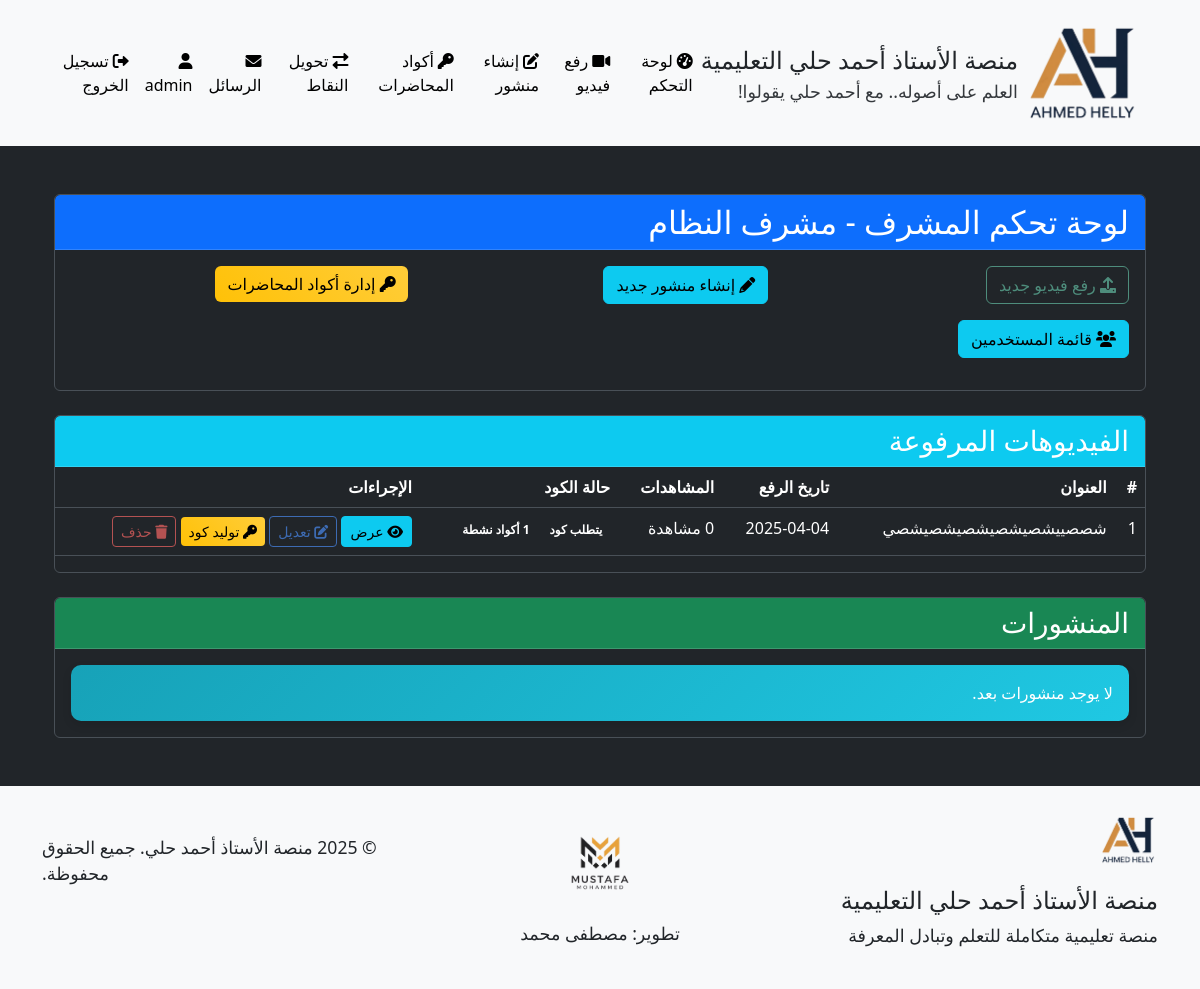
The page /admin/dashboard (signed in) on the database its author committed.
### models.py (models this page shows, shortened)
class User(UserMixin, db.Model):
    __tablename__ = 'users'
    id = db.Column(db.Integer, primary_key=True)
    username = db.Column(db.String(64), unique=True, nullable=False)
    full_name = db.Column(db.String(100), nullable=True)  # الاسم الثلاثي
    email = db.Column(db.String(100), nullable=True)  # البريد الإلكتروني للاستعادة
    phone = db.Column(db.String(20), nullable=True)   # رقم الهاتف للاستعادة
    password_hash = db.Column(db.String(256), nullable=False)
    role = db.Column(db.String(20), nullable=False)  # 'admin' or 'student'
    points = db.Column(db.Integer, default=0)  # نقاط المحفظة
    reset_token = db.Column(db.String(100), nullable=True)  # رمز استعادة كلمة المرور
    reset_token_expiry = db.Column(db.DateTime, nullable=True)  # تاريخ انتهاء صلاحية الرمز
    videos = db.relationship('Video', backref='uploader', lazy='dynamic')
    comments = db.relationship('Comment', backref='author', lazy='dynamic')
    posts = db.relationship('Post', backref='author', lazy='dynamic')
    video_views = db.relationship('VideoView', backref='viewer', lazy='dynamic')
    def is_admin(self):
        return self.role == 'admin'

class Video(db.Model):
    __tablename__ = 'videos'
    id = db.Column(db.Integer, primary_key=True)
    title = db.Column(db.String(100), nullable=False)
    url = db.Column(db.String(200), nullable=True)  # يمكن أن يكون فارغًا في حالة رفع ملف
    file_path = db.Column(db.String(200), nullable=True)  # مسار الملف المرفوع
    description = db.Column(db.Text)
    uploaded_by = db.Column(db.Integer, db.ForeignKey('users.id'), nullable=False)
    created_at = db.Column(db.DateTime, default=datetime.utcnow)
    requires_code = db.Column(db.Boolean, default=True)  # هل تتطلب المحاضرة كود للوصول
    points_cost = db.Column(db.Integer, default=0)  # تكلفة الفيديو بالنقاط
    comments = db.relationship('Comment', backref='video', lazy='dynamic', cascade='all, delete-orphan')

### routes.py (the view)
@admin_bp.route('/dashboard')
@login_required
def dashboard():
    if not current_user.is_admin():
        abort(403)
    videos = Video.query.order_by(Video.created_at.desc()).all()
    posts = Post.query.order_by(Post.created_at.desc()).all()
    video_stats = {}
    for video in videos:
        views = VideoView.query.filter_by(video_id=video.id).all()
        viewers = User.query.join(VideoView, User.id == VideoView.user_id).filter(VideoView.video_id == video.id).all()
        active_codes = LectureCode.query.filter_by(video_id=video.id, is_active=True).all()
        video_stats[video.id] = {
            'views_count': len(views),
            'viewers': viewers,
            'active_codes': active_codes
        }
    return render_template('admin/dashboard.html', videos=videos, posts=posts, video_stats=video_stats)

### templates/admin/dashboard.html (shortened to what this page needs)
{% extends 'base.html' %}
{% block content %}
<div class="container mt-5 text-right">
    <div class="row">
        <div class="col-md-12">
            <div class="card mb-4">
                <div class="card-header bg-primary text-white">
                    <h2 class="mb-0">لوحة تحكم المشرف - {{ current_user.full_name }}</h2>
                </div>
                <div class="card-body">
                    <div class="row">
                        <div class="col-md-4 mb-3">
                            <a href="{{ url_for('admin.upload_video') }}" class="btn btn-success btn-block">
                                <i class="fa fa-upload"></i> رفع فيديو جديد
                            </a>
                        </div>
                        <div class="col-md-4 mb-3">
                            <a href="{{ url_for('admin.create_post') }}" class="btn btn-info btn-block">
                                <i class="fa fa-pencil"></i> إنشاء منشور جديد
                            </a>
                        </div>
                        <div class="col-md-4 mb-3">
                            <a href="{{ url_for('admin.lecture_codes') }}" class="btn btn-warning btn-block">
                                <i class="fa fa-key"></i> إدارة أكواد المحاضرات
                            </a>
                        </div>
                        <div class="col-md-4 mb-3">
                            <a href="{{ url_for('admin.users_list') }}" class="btn btn-info btn-block">
                                <i class="fas fa-users"></i> قائمة المستخدمين
                            </a>
                        </div>
                    </div>
                </div>
            </div>
            <div class="card mb-4">
                <div class="card-header bg-info text-white">
                    <h3 class="mb-0">الفيديوهات المرفوعة</h3>
                </div>
                <div class="card-body p-0">
                    {% if videos %}
                    <div class="table-responsive">
                        <table class="table table-hover">
                            <thead class="thead-light">
                                <tr>
                                    <th>#</th>
                                    <th>العنوان</th>
                                    <th>تاريخ الرفع</th>
                                    <th>المشاهدات</th>
                                    <th>حالة الكود</th>
                                    <th>الإجراءات</th>
                                </tr>
                            </thead>
                            <tbody>
                                {% for video in videos %}
                                <tr>
                                    <td>{{ loop.index }}</td>
                                    <td>{{ video.title }}</td>
                                    <td>{{ video.created_at.strftime('%Y-%m-%d') }}</td>
                                    <td>{{ video_stats[video.id]['views_count'] }} مشاهدة</td>
                                    <td>
                                        {% if video.requires_code %}
                                            <span class="badge badge-warning">يتطلب كود</span>
                                            {% if video_stats[video.id]['active_codes'] %}
                                                <span class="badge badge-success">{{ video_stats[video.id]['active_codes']|length }} أكواد نشطة</span>
                                            {% else %}
                                                <span class="badge badge-danger">لا توجد أكواد نشطة</span>
                                            {% endif %}
                                        {% else %}
                                            <span class="badge badge-success">متاح للجميع</span>
                                        {% endif %}
                                    </td>
                                    <td>
                                        <a href="{{ url_for('student.view_video', video_id=video.id) }}" class="btn btn-sm btn-info">
                                            <i class="fa fa-eye"></i> عرض
                                        </a>
                                        <a href="{{ url_for('admin.edit_video', video_id=video.id) }}" class="btn btn-sm btn-primary">
                                            <i class="fa fa-edit"></i> تعديل
                                        </a>
                                        {% if video.requires_code %}
                                            <form method="POST" action="{{ url_for('admin.create_lecture_code', video_id=video.id) }}" class="d-inline">
                                                <button type="submit" class="btn btn-sm btn-warning">
                                                    <i class="fa fa-key"></i> توليد كود
                                                </button>
                                            </form>
                                        {% endif %}
                                        <a href="{{ url_for('admin.delete_video', video_id=video.id) }}" class="btn btn-sm btn-danger" onclick="return confirm('هل أنت متأكد من حذف هذا الفيديو؟');">
                                            <i class="fa fa-trash"></i> حذف
                                        </a>
                                    </td>
                                </tr>
                                {% endfor %}
                            </tbody>
                        </table>
                    </div>
                    {% else %}
                    <div class="alert alert-info m-3">لا يوجد فيديوهات مرفوعة بعد.</div>
                    {% endif %}
                </div>
            </div>
            <div class="card">
                <div class="card-header bg-success text-white">
                    <h3 class="mb-0">المنشورات</h3>
                </div>
                <div class="card-body p-0">
                    {% if posts %}
                    <div class="table-responsive">
                        <table class="table table-hover">
                            <thead class="thead-light">
                                <tr>
                                    <th>#</th>
                                    <th>العنوان</th>
                                    <th>تاريخ النشر</th>
                                    <th>الإجراءات</th>
                                </tr>
                            </thead>
                            <tbody>
                                {% for post in posts %}
                                <tr>
                                    <td>{{ loop.index }}</td>
                                    <td>{{ post.title }}</td>
                                    <td>{{ post.created_at.strftime('%Y-%m-%d') }}</td>
                                    <td>
                                        <a href="{{ url_for('student.view_post', post_id=post.id) }}" class="btn btn-sm btn-info">
                                            <i class="fa fa-eye"></i> عرض
                                        </a>
                                        <a href="{{ url_for('admin.delete_post', post_id=post.id) }}" class="btn btn-sm btn-danger" onclick="return confirm('هل أنت متأكد من حذف هذا المنشور؟');">
                                            <i class="fa fa-trash"></i> حذف
                                        </a>
                                    </td>
                                </tr>
                                {% endfor %}
                            </tbody>
                        </table>
                    </div>
                    {% else %}
                    <div class="alert alert-info m-3">لا يوجد منشورات بعد.</div>
                    {% endif %}
                </div>
            </div>
        </div>
    </div>
</div>
{% endblock %}

### templates/base.html (shortened to what this page needs)
<!DOCTYPE html>
<html lang="ar" data-bs-theme="dark">
<head>
    <link rel="stylesheet" href="https://cdn.jsdelivr.net/npm/bootstrap@5.3.0/dist/css/bootstrap.min.css">
    <link rel="stylesheet" href="https://cdnjs.cloudflare.com/ajax/libs/font-awesome/6.0.0/css/all.min.css">
    <link rel="stylesheet" href="{{ url_for('static', filename='css/style.css') }}">
</head>
<body>
    <header>
        <nav class="navbar navbar-expand-lg navbar-light bg-light">
            <div class="container">
                <a class="navbar-brand" href="{{ url_for('main.index') }}">
                    <img src="{{ url_for('static', filename='img/ahmed-helly-logo.png') }}" alt="شعار الأستاذ أحمد حلي" height="120" class="me-2">
                    <div class="d-flex flex-column">
                        <span class="text-dark" style="font-size: 1.5rem;">منصة الأستاذ أحمد حلي التعليمية</span>
                        <small class="text-dark" style="font-size: 1.1rem;">العلم على أصوله.. مع أحمد حلي يقولوا!</small>
                    </div>
                </a>
                <div class="collapse navbar-collapse" id="navbarNav">
                    <ul class="navbar-nav ms-auto">
                        {% if current_user.is_authenticated %}
                            {% if current_user.role == 'admin' %}
                                <li class="nav-item">
                                    <a class="nav-link {% if request.path.startswith('/admin/dashboard') %}active{% endif %}" href="{{ url_for('admin.dashboard') }}">
                                        <i class="fas fa-tachometer-alt me-1"></i>لوحة التحكم
                                    </a>
                                </li>
                                <li class="nav-item">
                                    <a class="nav-link {% if request.path.startswith('/admin/upload_video') %}active{% endif %}" href="{{ url_for('admin.upload_video') }}">
                                        <i class="fas fa-video me-1"></i>رفع فيديو
                                    </a>
                                </li>
                                <li class="nav-item">
                                    <a class="nav-link {% if request.path.startswith('/admin/create_post') %}active{% endif %}" href="{{ url_for('admin.create_post') }}">
                                        <i class="fas fa-edit me-1"></i>إنشاء منشور
                                    </a>
                                </li>
                                <li class="nav-item">
                                    <a class="nav-link {% if request.path.startswith('/admin/lecture_codes') %}active{% endif %}" href="{{ url_for('admin.lecture_codes') }}">
                                        <i class="fas fa-key me-1"></i>أكواد المحاضرات
                                    </a>
                                </li>
                                <li class="nav-item">
                                    <a class="nav-link {% if request.path.startswith('/admin/transfer_points') %}active{% endif %}" href="{{ url_for('admin.transfer_points') }}">
                                        <i class="fas fa-exchange-alt me-1"></i>تحويل النقاط
                                    </a>
                                </li>
                            {% endif %}
                            <li class="nav-item">
                                <a class="nav-link {% if request.path.startswith('/messages') %}active{% endif %}" href="{{ url_for('main.messages') }}">
                                    <i class="fas fa-envelope me-1"></i>الرسائل
                                    {% set unread_count = current_user.received_messages.filter_by(is_read=False).count() %}
                                </a>
                            </li>
                            <li class="nav-item">
                                <a class="nav-link {% if request.path.startswith('/profile') %}active{% endif %}" href="{{ url_for('main.profile') }}">
                                    <i class="fas fa-user me-1"></i>{{ current_user.username }}
                                </a>
                            </li>
                            <li class="nav-item">
                                <a class="nav-link" href="{{ url_for('main.logout') }}">
                                    <i class="fas fa-sign-out-alt me-1"></i>تسجيل الخروج
                                </a>
                            </li>
                        {% endif %}
                    </ul>
                </div>
            </div>
        </nav>
    </header>
    <main class="container my-4">
        {% block content %}{% endblock %}
    </main>
    <footer class="bg-light text-dark py-4 mt-5">
        <div class="container">
            <div class="row">
                <div class="col-md-4">
                    <img src="{{ url_for('static', filename='img/ahmed-helly-logo.png') }}" alt="شعار الأستاذ أحمد حلي" height="60" class="mb-3">
                    <h4 class="text-dark">منصة الأستاذ أحمد حلي التعليمية</h4>
                    <p class="text-dark" style="font-size: 1.1rem;">منصة تعليمية متكاملة للتعلم وتبادل المعرفة</p>
                </div>
                <div class="col-md-4 text-center d-flex flex-column align-items-center justify-content-center">
                    <a href="#" class="text-dark text-decoration-none">
                        <img src="{{ url_for('static', filename='img/mustafa-logo.png') }}" alt="شعار مصطفى محمد" height="100" class="mb-2">
                        <p class="text-dark" style="font-size: 1.1rem;">تطوير: مصطفى محمد</p>
                    </a>
                </div>
                <div class="col-md-4 text-md-end">
                    <p class="mt-4 text-dark" style="font-size: 1.1rem;">&copy; 2025 منصة الأستاذ أحمد حلي. جميع الحقوق محفوظة.</p>
                </div>
            </div>
        </div>
    </footer>
</body>
</html>

### rows shown on the page
User: username "admin", full_name "مشرف النظام"
Video: title "شصصييشصيشصيشصيشصيشصي", created_at "2025-04-04", points_cost "0", video_stats "1"
